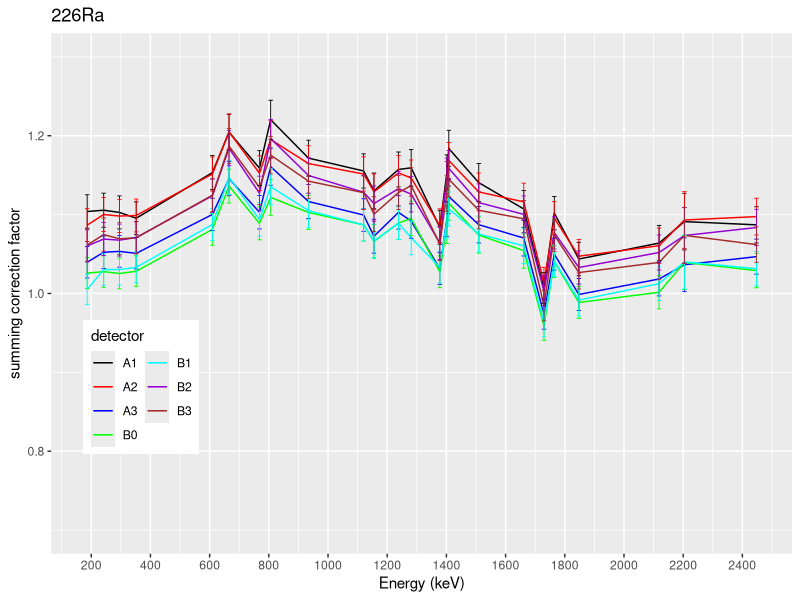

Source code (R):
error_ppg = function(.x, .y, .dx, .dy, f){
  vars=c("x", "y", "dx", "dy")
  exprs = list(
    # expression to compute new variable values
    deparse(f[[2]]),
    
    # expression to compute new variable errors
    sapply(vars[c(1,2)], function(v) {
      dfdp = deparse(D(f[[2]], v))
      sprintf('(d%s*(%s))^2', v, dfdp)
    }) %>%
      paste(collapse='+') %>%
      sprintf('sqrt(%s)', .)
  )
  body1<-exprs[[1]]
  body2<-exprs[[2]]
  eval(parse(text = paste('fun <- function(x,y) { return(' , body1 , ')}', sep='')))
  eval(parse(text = paste('dfun <- function(x,y,dx,dy) { return(' , body2 , ')}', sep='')))
  ans<- matrix(c(fun(.x, .y), dfun(.x, .y, .dx, .dy)), ncol=2, dimnames=list(NULL,c("z","dz")))
  return(ans)
}

suppressMessages(library(ggplot2))
suppressMessages(library(plyr))
suppressMessages(library(dplyr))
suppressMessages(library(tidyr))
suppressMessages(library(magrittr))
suppressMessages(library(ggpubr))
suppressMessages(library(data.table))
data<-read.csv("efficiencies.csv",na.strings = "NA")
det <- c("A0","A1","A2","A3","B0","B1","B2","B3")
data_cs<-filter(data, Nuclide == "137Cs") %>% select(x100mm,dx100mm,x13mm,dx13mm)
geo_cor<-error_ppg(data_cs$x100mm, data_cs$x13mm, data_cs$dx100mm, data_cs$dx13mm, ~y/x)
rownames(geo_cor)=det
data_cas<-filter(data, Nuclide == "152Eu" | Nuclide == "226Ra")
require(data.table)
setDT(data_cas)
setkey(data_cas,Energy,Detector)
dataName = names(data_cas)

for(de in det){
  fDet<-filter(data_cas, Detector==de)
  fData<-error_ppg(fDet$x100mm, geo_cor[de, "z"], fDet$dx100mm,geo_cor[de, "dz"], ~x*y)
  fData<-error_ppg(fData[,"z"], fDet$x13mm, fData[,"dz"],fDet$dx13mm, ~x/y)
  data_cas[J(fDet$Energy,de),':='(z=fData[,1],dz=fData[,2])]
}
data_cas<-arrange(data_cas, Energy)
write.csv(x=data_cas, file ="SummingCorrectionFactor.csv", quote=FALSE, na="NA", row.names=FALSE)

nuclide="226Ra"
colorE<-c("black","red","blue","green","cyan","darkviolet","brown")
gplot<-data_cas%>%drop_na()%>%filter(Nuclide==nuclide)%>%
  ggplot(aes(x=Energy, y=z, group=Detector,color=Detector))+
  geom_line()+
  geom_errorbar(mapping=aes(ymin=z-dz, ymax=z+dz), width=15, size=0.3)+
  scale_color_manual(name="detector",values = colorE)+
  labs(title=nuclide, x="Energy (keV)", y="summing correction factor")+
  ylim(0.7,1.3)+
  scale_x_continuous(breaks = scales::pretty_breaks(n = 15))+
  theme(legend.justification = c(1, 1), 
        legend.position = c(0.2, 0.45))+
  guides(fill=guide_legend(ncol=2))+
  guides(col=guide_legend(ncol=2))

ggsave(filename=paste0("SummingCorrectionFactor_",nuclide,".png",seq=''),plot=gplot,device =
         "png", path="./", height =4, width=8, units="in",dpi=500)

cat("analysis.R has run successfully\n")

# energies<-levels(data_cas$Energy)
# sum_cor<-data.frame(matrix(NA, nrow=length(energies), ncol = length(det), dimnames = list(energies, det)))
# sum_cor_error<-data.frame(matrix(NA, nrow=length(energies), ncol = length(det), dimnames = list(energies, paste0(det,"_err",seq=''))))
# for(e in energies){
#   lev<-filter(data_cas, Energy==e)
#   true_eff<-error_ppg(lev$x100mm, geo_cor[, "z"], lev$dx100mm,geo_cor[, "dz"], ~x*y)
#   sum_cor[e, ]<-error_ppg(true_eff[,"z"], lev$x13mm, true_eff[,"dz"],lev$dx13mm, ~x/y)[,1]
#   sum_cor_error[e, ]<-error_ppg(true_eff[,"z"], lev$x13mm, true_eff[,"dz"],lev$dx13mm, ~x/y)[,2]
# }
# sum_cor_fac<-data.frame(matrix(NA, nrow=length(energies), ncol = 2*length(det), dimnames = list(energies, rep(0, 2*length(det)))))
# for(i in 1:length(det)){
#   sum_cor_fac[,2*i-1] = sum_cor[,i]
#   colnames(sum_cor_fac)[2*i-1]= colnames(sum_cor)[i]
#   sum_cor_fac[,2*i] = sum_cor_error[,i]
#   colnames(sum_cor_fac)[2*i]= colnames(sum_cor_error)[i]
# }
# sum_cor_fac <- tibble::rownames_to_column(sum_cor_fac, "Energy")
# 
# write.csv(x=sum_cor_fac, file = "SummingCorrectionFactor.csv", quote=FALSE, na="NA")
# sum_cor_fac$Energy<-as.numeric(sum_cor_fac$Energy)
# colorE<-c("black","red","blue","green","cyan","darkviolet","brown")
# plot<-ggplot(data=sum_cor_fac, aes(x=Energy))+
#   labs(x="Energy (keV)", y="summing correction factor")+
#   scale_x_continuous(breaks = scales::pretty_breaks(n = 15))
# 
# for(i in 2:length(det)){
#   plot<-plot+geom_line(aes_string(y=det[i],color=shQuote(det[i])))+
#     geom_errorbar(mapping=aes_string(ymin=paste0( det[i],'-',det[i],"_err",seq=''),
#                       ymax=paste0( det[i],'+',det[i],"_err",seq='')),color=colorE[i-1])
# }
# 
# plot<-plot+
#   theme(legend.justification = c(1, 1), 
#         legend.position = c(0.2, 0.45))+
#   guides(fill=guide_legend(ncol=2))+
#   scale_color_manual(name="detector",values = colorE[1:7],labels=det[2:8])+
#   guides(col=guide_legend(ncol=2))
# plot
# ggsave(filename="summing_factor.png",plot=plot,device = "png", path="./", height =4, width=8, units="in",dpi=500)
